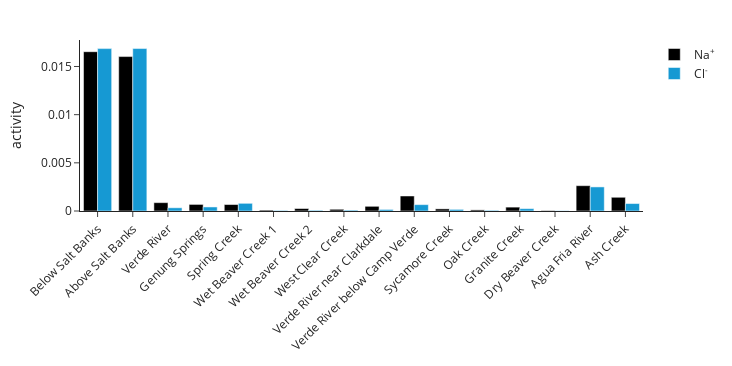

Notebook cell for this chart:
### Code cell
speciation.barplot(['Na+', 'Cl-'], plot_width=6)

### Figure 1 — Plotly figure (JSON) as saved in the notebook; plotly's stock layout.template omitted (floating-point values rounded to 4 significant figures)
{"data": [{"alignmentgroup": "True", "hovertemplate": "%{x} <br>activity: %{y}", "legendgroup": "Na<sup>+</sup>", "marker": {"color": "#000000", "pattern": {"shape": ""}}, "name": "Na<sup>+</sup>", "offsetgroup": "Na<sup>+</sup>", "orientation": "v", "showlegend": true, "textposition": "auto", "type": "bar", "x": ["Below Salt Banks", "Above Salt Banks", "Verde River", "Genung Springs", "Spring Creek", "Wet Beaver Creek 1", "Wet Beaver Creek 2", "West Clear Creek", "Verde River near Clarkdale", "Verde River below Camp Verde", "Sycamore Creek", "Oak Creek", "Granite Creek", "Dry Beaver Creek", "Agua Fria River", "Ash Creek"], "xaxis": "x", "y": [0.01653, 0.01603, 0.0008668, 0.0006844, 0.0006719, 9.15e-05, 0.000256, 0.000179, 0.0004867, 0.001559, 0.0002213, 0.0001156, 0.0004024, 4.648e-05, 0.002628, 0.001424], "yaxis": "y"}, {"alignmentgroup": "True", "hovertemplate": "%{x} <br>activity: %{y}", "legendgroup": "Cl<sup>-</sup>", "marker": {"color": "#1699d3", "pattern": {"shape": ""}}, "name": "Cl<sup>-</sup>", "offsetgroup": "Cl<sup>-</sup>", "orientation": "v", "showlegend": true, "textposition": "auto", "type": "bar", "x": ["Below Salt Banks", "Above Salt Banks", "Verde River", "Genung Springs", "Spring Creek", "Wet Beaver Creek 1", "Wet Beaver Creek 2", "West Clear Creek", "Verde River near Clarkdale", "Verde River below Camp Verde", "Sycamore Creek", "Oak Creek", "Granite Creek", "Dry Beaver Creek", "Agua Fria River", "Ash Creek"], "xaxis": "x", "y": [0.01685, 0.01686, 0.0003337, 0.0004191, 0.0007971, 5.672e-05, 7.396e-05, 8.65e-05, 0.0001609, 0.0006613, 0.0001671, 6.966e-05, 0.0002464, 2.742e-05, 0.0025, 0.0007745], "yaxis": "y"}], "layout": {"barmode": "group", "height": 366, "legend": {"title": {}, "tracegroupgap": 0}, "margin": {"t": 40}, "title": {"x": 0.5, "xanchor": "center"}, "width": 732, "xaxis": {"anchor": "y", "autorange": true, "domain": [0, 1], "fixedrange": true, "range": [-0.5, 15.5], "tickangle": -45, "title": {}, "type": "category"}, "yaxis": {"anchor": "x", "autorange": true, "domain": [0, 1], "exponentformat": "power", "fixedrange": true, "range": [0, 0.01775], "title": {"text": "activity"}, "type": "linear"}}}
